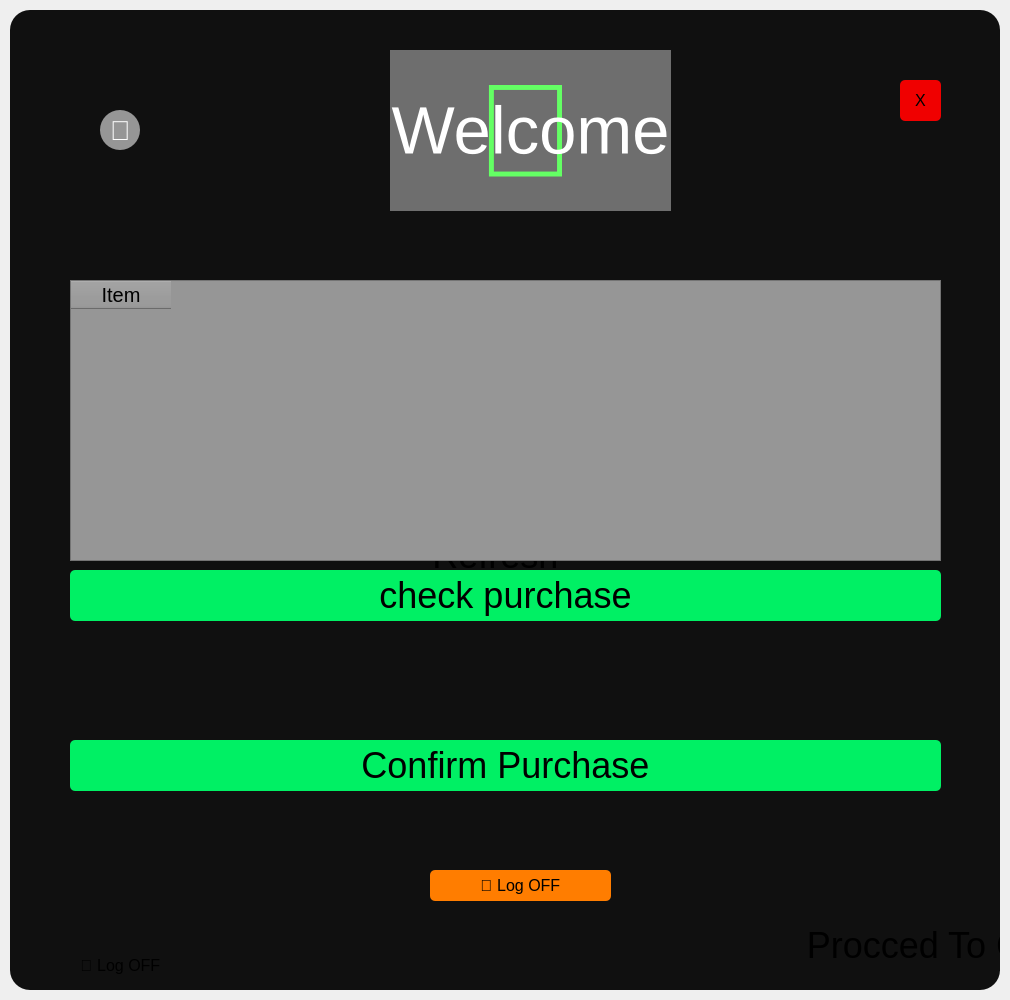
<?xml version="1.0" encoding="UTF-8"?>
<ui version="4.0">
 <class>Form</class>
 <widget class="QWidget" name="Form">
  <property name="geometry">
   <rect>
    <x>0</x>
    <y>0</y>
    <width>1010</width>
    <height>1000</height>
   </rect>
  </property>
  <property name="windowTitle">
   <string>Form</string>
  </property>
  <widget class="QLabel" name="LockImage_3">
   <property name="geometry">
    <rect>
     <x>250</x>
     <y>40</y>
     <width>551</width>
     <height>181</height>
    </rect>
   </property>
   <property name="font">
    <font>
     <pointsize>100</pointsize>
    </font>
   </property>
   <property name="styleSheet">
    <string notr="true">color:rgba(0,255,0,255);
align:center</string>
   </property>
   <property name="text">
    <string></string>
   </property>
   <property name="alignment">
    <set>Qt::AlignCenter</set>
   </property>
  </widget>
  <widget class="QLabel" name="LockImage_4">
   <property name="geometry">
    <rect>
     <x>390</x>
     <y>50</y>
     <width>281</width>
     <height>161</height>
    </rect>
   </property>
   <property name="font">
    <font>
     <pointsize>50</pointsize>
    </font>
   </property>
   <property name="styleSheet">
    <string notr="true">color:rgba(255,255,255,255);
align:center;
background-color: rgba(255, 255, 255, 100);</string>
   </property>
   <property name="text">
    <string>Welcome</string>
   </property>
   <property name="alignment">
    <set>Qt::AlignCenter</set>
   </property>
  </widget>
  <widget class="QTableWidget" name="CartTable">
   <property name="geometry">
    <rect>
     <x>70</x>
     <y>280</y>
     <width>871</width>
     <height>281</height>
    </rect>
   </property>
   <property name="maximumSize">
    <size>
     <width>871</width>
     <height>281</height>
    </size>
   </property>
   <property name="font">
    <font>
     <pointsize>15</pointsize>
    </font>
   </property>
   <property name="styleSheet">
    <string notr="true">background-color: rgb(150, 150, 150);</string>
   </property>
   <column>
    <property name="text">
     <string>Item</string>
    </property>
   </column>
  </widget>
  <widget class="QWidget" name="widget" native="true">
   <property name="geometry">
    <rect>
     <x>10</x>
     <y>10</y>
     <width>990</width>
     <height>980</height>
    </rect>
   </property>
   <property name="styleSheet">
    <string notr="true">background-color:rgba(16,16,16,255);
border-radius:20px;</string>
   </property>
   <widget class="QPushButton" name="AdminPanLogOff_2">
    <property name="geometry">
     <rect>
      <x>20</x>
      <y>940</y>
      <width>181</width>
      <height>31</height>
     </rect>
    </property>
    <property name="font">
     <font>
      <family>Leelawadee UI</family>
      <pointsize>12</pointsize>
      <weight>50</weight>
      <bold>false</bold>
      <underline>false</underline>
      <strikeout>false</strikeout>
     </font>
    </property>
    <property name="styleSheet">
     <string notr="true">QPushButton#AdminPanLogOff{
background-color:rgba(255,125,0,255);
color:rgb(0,0,0);
border-radius:5px;
}

QPushButton#AdminPanLogOff:pressed{
background-color:rgba(255,150,0,255);
}
</string>
    </property>
    <property name="text">
     <string> Log OFF</string>
    </property>
   </widget>
   <widget class="QPushButton" name="btn_refresh_2">
    <property name="geometry">
     <rect>
      <x>50</x>
      <y>520</y>
      <width>871</width>
      <height>51</height>
     </rect>
    </property>
    <property name="font">
     <font>
      <pointsize>27</pointsize>
     </font>
    </property>
    <property name="styleSheet">
     <string notr="true">QPushButton#btn_refresh{
background-color:rgba(0,240,100,255);
color:rgb(0,0,0);
border-radius:5px;
}

QPushButton#btn_refresh:pressed{
background-color:rgba(0,255,150,255);
}
</string>
    </property>
    <property name="text">
     <string>Refresh</string>
    </property>
    <property name="iconSize">
     <size>
      <width>24</width>
      <height>28</height>
     </size>
    </property>
   </widget>
   <widget class="QPushButton" name="btn_search_2">
    <property name="geometry">
     <rect>
      <x>1570</x>
      <y>260</y>
      <width>141</width>
      <height>41</height>
     </rect>
    </property>
    <property name="font">
     <font>
      <pointsize>15</pointsize>
     </font>
    </property>
    <property name="styleSheet">
     <string notr="true">QPushButton#btn_search{
background-color:rgba(0,240,100,255);
color:rgb(0,0,0);
border-radius:5px;
}

QPushButton#btn_search:pressed{
background-color:rgba(0,255,150,255);
}
</string>
    </property>
    <property name="text">
     <string>Get Data</string>
    </property>
   </widget>
   <widget class="QPushButton" name="btn_add_product_2">
    <property name="geometry">
     <rect>
      <x>1390</x>
      <y>620</y>
      <width>211</width>
      <height>51</height>
     </rect>
    </property>
    <property name="font">
     <font>
      <pointsize>16</pointsize>
     </font>
    </property>
    <property name="styleSheet">
     <string notr="true">QPushButton#btn_add_product{
background-color:rgba(0,240,100,255);
color:rgb(0,0,0);
border-radius:5px;
}

QPushButton#btn_add_product:pressed{
background-color:rgba(0,255,150,255);
}
</string>
    </property>
    <property name="text">
     <string>Add Product</string>
    </property>
   </widget>
   <widget class="QPushButton" name="CustomerCart_2">
    <property name="geometry">
     <rect>
      <x>490</x>
      <y>910</y>
      <width>871</width>
      <height>51</height>
     </rect>
    </property>
    <property name="font">
     <font>
      <pointsize>27</pointsize>
     </font>
    </property>
    <property name="styleSheet">
     <string notr="true">QPushButton#CustomerCart{
background-color:rgba(0,240,100,255);
color:rgb(0,0,0);
border-radius:5px;
}

QPushButton#CustomerCart:pressed{
background-color:rgba(0,255,150,255);
}
</string>
    </property>
    <property name="text">
     <string>Procced To Cart</string>
    </property>
    <property name="iconSize">
     <size>
      <width>24</width>
      <height>28</height>
     </size>
    </property>
   </widget>
   <widget class="QPushButton" name="CustConferm">
    <property name="geometry">
     <rect>
      <x>60</x>
      <y>730</y>
      <width>871</width>
      <height>51</height>
     </rect>
    </property>
    <property name="font">
     <font>
      <pointsize>27</pointsize>
     </font>
    </property>
    <property name="styleSheet">
     <string notr="true">QPushButton#CustConferm{
background-color:rgba(0,240,100,255);
color:rgb(0,0,0);
border-radius:5px;
}

QPushButton#CustConferm:pressed{
background-color:rgba(0,255,150,255);
}
</string>
    </property>
    <property name="text">
     <string>Confirm Purchase</string>
    </property>
    <property name="iconSize">
     <size>
      <width>24</width>
      <height>28</height>
     </size>
    </property>
   </widget>
   <widget class="QPushButton" name="AdminPanLogOff">
    <property name="geometry">
     <rect>
      <x>420</x>
      <y>860</y>
      <width>181</width>
      <height>31</height>
     </rect>
    </property>
    <property name="font">
     <font>
      <family>Leelawadee UI</family>
      <pointsize>12</pointsize>
      <weight>50</weight>
      <bold>false</bold>
      <underline>false</underline>
      <strikeout>false</strikeout>
     </font>
    </property>
    <property name="styleSheet">
     <string notr="true">QPushButton#AdminPanLogOff{
background-color:rgba(255,125,0,255);
color:rgb(0,0,0);
border-radius:5px;
}

QPushButton#AdminPanLogOff:pressed{
background-color:rgba(255,150,0,255);
}
</string>
    </property>
    <property name="text">
     <string> Log OFF</string>
    </property>
   </widget>
   <widget class="QPushButton" name="CustomerCartBack">
    <property name="geometry">
     <rect>
      <x>90</x>
      <y>100</y>
      <width>40</width>
      <height>40</height>
     </rect>
    </property>
    <property name="font">
     <font>
      <family>Leelawadee UI</family>
      <pointsize>20</pointsize>
      <weight>50</weight>
      <bold>false</bold>
      <underline>false</underline>
      <strikeout>false</strikeout>
     </font>
    </property>
    <property name="styleSheet">
     <string notr="true">QPushButton#CustomerCartBack{
background-color:rgba(150,150,150,255);
color:rgb(255,255,255);
border-radius:20px;
}

QPushButton#CustomerCartBack:pressed{
background-color:rgba(200,200,200,255);
}
</string>
    </property>
    <property name="text">
     <string></string>
    </property>
   </widget>
   <widget class="QPushButton" name="check_purchase">
    <property name="geometry">
     <rect>
      <x>60</x>
      <y>560</y>
      <width>871</width>
      <height>51</height>
     </rect>
    </property>
    <property name="font">
     <font>
      <pointsize>27</pointsize>
     </font>
    </property>
    <property name="styleSheet">
     <string notr="true">QPushButton#check_purchase{
background-color:rgba(0,240,100,255);
color:rgb(0,0,0);
border-radius:5px;
}

QPushButton#check_purchase:pressed{
background-color:rgba(0,255,150,255);
}
</string>
    </property>
    <property name="text">
     <string>check purchase</string>
    </property>
    <property name="iconSize">
     <size>
      <width>24</width>
      <height>28</height>
     </size>
    </property>
   </widget>
   <widget class="QPushButton" name="Close">
    <property name="geometry">
     <rect>
      <x>890</x>
      <y>70</y>
      <width>41</width>
      <height>41</height>
     </rect>
    </property>
    <property name="font">
     <font>
      <family>Leelawadee UI</family>
      <pointsize>12</pointsize>
      <weight>50</weight>
      <bold>false</bold>
      <underline>false</underline>
      <strikeout>false</strikeout>
     </font>
    </property>
    <property name="styleSheet">
     <string notr="true">QPushButton#Close{
background-color:rgba(240,0,0,255);
color:rgb(0,0,0);
border-radius:5px;
}

QPushButton#Close:pressed{
background-color:rgba(255,0,0,255);
}
</string>
    </property>
    <property name="text">
     <string>X</string>
    </property>
   </widget>
  </widget>
  <zorder>widget</zorder>
  <zorder>LockImage_3</zorder>
  <zorder>LockImage_4</zorder>
  <zorder>CartTable</zorder>
 </widget>
 <resources/>
 <connections/>
</ui>
